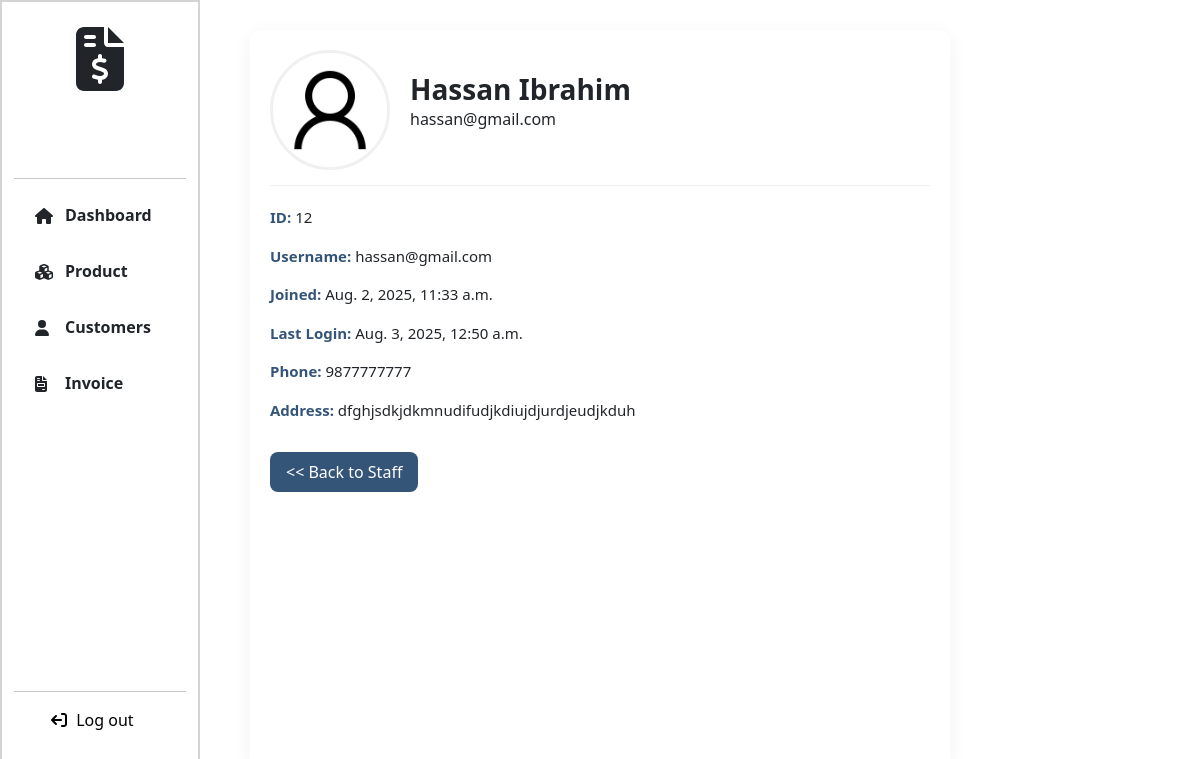
Page /view_staff/12/ (signed in) on the committed database.
### Billing_App/models.py (models this page shows, shortened)
class UserProfile(models.Model):
    user = models.OneToOneField(User, on_delete=models.CASCADE)
    phone = models.CharField(max_length=10)
    address = models.TextField()
    image = models.ImageField(upload_to='profile_pics/', blank=True, null=True)

### Billing_App/views.py (the view)
# urls.py: path('view_staff/<int:id>/', views.view_staff, name='view_staff'),
@login_required
def view_staff(request, id):
  user = User.objects.get(id=id)
  user_profile = get_object_or_404(UserProfile, user=user)
  return render(request, "view_staff.html", locals())

### templates/view_staff.html (shortened to what this page needs)
{% extends 'navbar.html' %}
{% load static %}
{% block link %}
<link rel="stylesheet" href="{% static 'css/product.css' %}">
{% endblock %}
{% block content %}
<div class="profile-card">
    <div class="profile-header">
        {% if user_profile.image %}
        <img src="{{ user_profile.image.url }}" alt="Profile Image">
        {% else %}
        <img src="{% static 'images/user.png' %}" alt="Default Image">
        {% endif %}
        <div>
            <h3>{{ user.first_name }} {{ user.last_name }}</h3>
            <p>{{ user.email }}</p>
        </div>
    </div>
    <div class="profile-details">
        <p><strong>ID:</strong> {{ user.id }}</p>
        <p><strong>Username:</strong> {{ user.username }}</p>
        <p><strong>Joined:</strong> {{ user.date_joined }}</p>
        <p><strong>Last Login:</strong> {{ user.last_login }}</p>
        {% if user_profile.phone %}<p><strong>Phone:</strong> {{ user_profile.phone }}</p>{% endif %}
        {% if user_profile.address %}<p><strong>Address:</strong> {{ user_profile.address }}</p>{% endif %}
    </div>
    <a href="{% url 'staff' %}" class="btn-back"><< Back to Staff</a>
</div>
{% endblock %}

### static/css/index.css (style rules this page uses)
body { margin: 0px; padding: 0px; box-sizing: border-box; }

### templates/view_staff.html (style rules this page uses)
.profile-card { max-width: 700px; margin: 30px auto; background: #fff; border-radius: 12px; box-shadow: 0 4px 20px rgba(0, 0, 0, 0.05); overflow: hidden; padding: 20px; animation: fadeIn 0.4s ease-in-out; }
.profile-header { display: flex; align-items: center; gap: 20px; border-bottom: 1px solid #eee; padding-bottom: 15px; }
.profile-header img { width: 120px; height: 120px; border-radius: 50%; object-fit: cover; border: 3px solid #f0f0f0; }
.profile-header h3 { margin: 0; font-weight: 600; }
.profile-details { margin-top: 20px; font-size: 15px; }
.profile-details p strong { color: #345578; }
.btn-back { display: inline-block; margin-top: 15px; background: #345578; color: #fff; padding: 8px 16px; border-radius: 8px; text-decoration: none; transition: background 0.3s ease; }

### rows in the picture
UserProfile: image (picture), phone "9877777777", address "dfghjsdkjdkmnudifudjkdiujdjurdjeudjkduh"

### other values in the picture
{{ user.first_name }} "Hassan"
{{ user.last_name }} "Ibrahim"
{{ user.email }} "hassan@gmail.com"
{{ user.id }} "12"
{{ user.username }} "hassan@gmail.com"
{{ user.date_joined }} "Aug. 2, 2025, 11:33 a.m."
{{ user.last_login }} "Aug. 3, 2025, 12:50 a.m."
